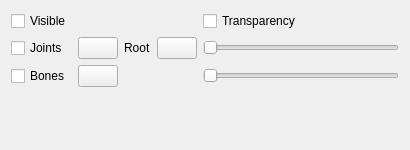
<?xml version="1.0" encoding="UTF-8"?>
<ui version="4.0">
 <class>SkeletonDrawerWidget</class>
 <widget class="QFrame" name="SkeletonDrawerWidget">
  <property name="geometry">
   <rect>
    <x>0</x>
    <y>0</y>
    <width>410</width>
    <height>150</height>
   </rect>
  </property>
  <property name="sizePolicy">
   <sizepolicy hsizetype="Preferred" vsizetype="Preferred">
    <horstretch>0</horstretch>
    <verstretch>0</verstretch>
   </sizepolicy>
  </property>
  <property name="windowTitle">
   <string>TabWidget</string>
  </property>
  <property name="currentIndex" stdset="0">
   <number>0</number>
  </property>
  <layout class="QGridLayout" name="gridLayout">
   <item row="5" column="1">
    <widget class="nvl::ColorPickerButton" name="skeletonBoneColorButton">
     <property name="sizePolicy">
      <sizepolicy hsizetype="Fixed" vsizetype="Fixed">
       <horstretch>0</horstretch>
       <verstretch>0</verstretch>
      </sizepolicy>
     </property>
     <property name="text">
      <string/>
     </property>
     <property name="checkable">
      <bool>false</bool>
     </property>
    </widget>
   </item>
   <item row="1" column="2">
    <widget class="QLabel" name="skeletonRootColorLabel">
     <property name="text">
      <string>Root</string>
     </property>
    </widget>
   </item>
   <item row="5" column="0">
    <widget class="QCheckBox" name="skeletonBoneVisibleCheckBox">
     <property name="text">
      <string>Bones</string>
     </property>
    </widget>
   </item>
   <item row="5" column="10">
    <widget class="QSlider" name="skeletonBoneSlider">
     <property name="minimum">
      <number>1</number>
     </property>
     <property name="maximum">
      <number>20</number>
     </property>
     <property name="value">
      <number>1</number>
     </property>
     <property name="orientation">
      <enum>Qt::Horizontal</enum>
     </property>
    </widget>
   </item>
   <item row="1" column="1">
    <widget class="nvl::ColorPickerButton" name="skeletonJointColorButton">
     <property name="sizePolicy">
      <sizepolicy hsizetype="Fixed" vsizetype="Fixed">
       <horstretch>0</horstretch>
       <verstretch>0</verstretch>
      </sizepolicy>
     </property>
     <property name="text">
      <string/>
     </property>
     <property name="checkable">
      <bool>false</bool>
     </property>
    </widget>
   </item>
   <item row="1" column="10">
    <widget class="QSlider" name="skeletonJointSlider">
     <property name="minimum">
      <number>1</number>
     </property>
     <property name="maximum">
      <number>20</number>
     </property>
     <property name="value">
      <number>1</number>
     </property>
     <property name="orientation">
      <enum>Qt::Horizontal</enum>
     </property>
    </widget>
   </item>
   <item row="6" column="1">
    <spacer name="verticalSpacer">
     <property name="orientation">
      <enum>Qt::Vertical</enum>
     </property>
     <property name="sizeHint" stdset="0">
      <size>
       <width>20</width>
       <height>40</height>
      </size>
     </property>
    </spacer>
   </item>
   <item row="1" column="0">
    <widget class="QCheckBox" name="skeletonJointVisibleCheckBox">
     <property name="text">
      <string>Joints</string>
     </property>
    </widget>
   </item>
   <item row="1" column="3">
    <widget class="nvl::ColorPickerButton" name="skeletonRootColorButton">
     <property name="sizePolicy">
      <sizepolicy hsizetype="Fixed" vsizetype="Fixed">
       <horstretch>0</horstretch>
       <verstretch>0</verstretch>
      </sizepolicy>
     </property>
     <property name="text">
      <string/>
     </property>
     <property name="checkable">
      <bool>false</bool>
     </property>
    </widget>
   </item>
   <item row="0" column="0">
    <widget class="QCheckBox" name="skeletonVisibleCheckBox">
     <property name="text">
      <string>Visible</string>
     </property>
    </widget>
   </item>
   <item row="0" column="10">
    <widget class="QCheckBox" name="skeletonTransparencyCheckBox">
     <property name="text">
      <string>Transparency</string>
     </property>
    </widget>
   </item>
  </layout>
 </widget>
 <customwidgets>
  <customwidget>
   <class>nvl::ColorPickerButton</class>
   <extends>QPushButton</extends>
   <header>nvl/viewer/widgets/colorpicker_button.h</header>
   <container>1</container>
  </customwidget>
 </customwidgets>
 <resources/>
 <connections/>
</ui>
